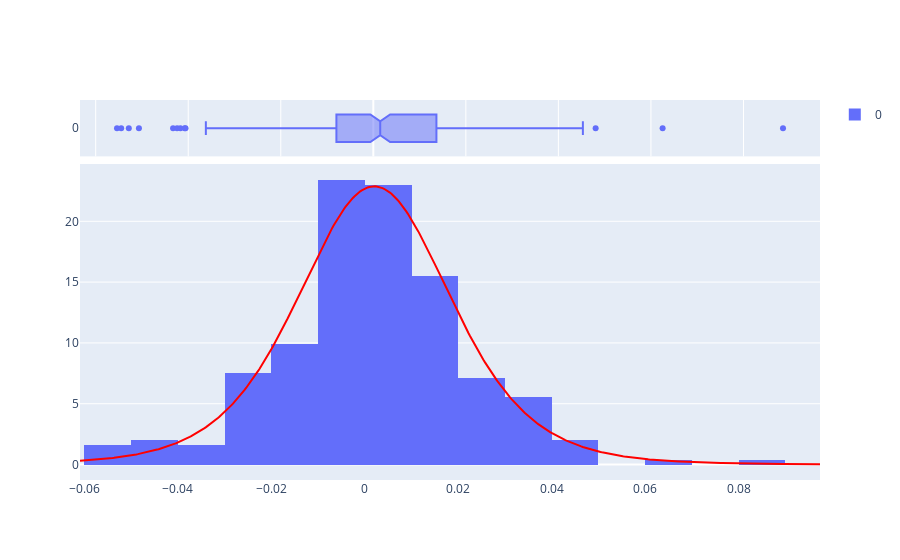

The notebook cell saved with this chart:
### Code cell
dist1 = sp.stats.t
res1 = sp.stats.fit(dist1, dr, bounds = [(0,len(dr)),(-0.1,0.1), (0,0.1)])
dist2 = sp.stats.norm
res2 = sp.stats.fit(dist2, dr, bounds = [(-0.1,0.1), (0,0.1)])
res = res1
print(res)
print(res.nllf())

fig1 = px.histogram(dr, nbins=20, marginal="box", histnorm="probability density")
fig2 = px.line(x=np.linspace(np.min(dr)*1.1, np.max(dr)*1.1, 500), y=dist.pdf(np.linspace(np.min(dr)*1.1, np.max(dr)*1.1, 500), *res.params))
fig2.update_traces(line_color='red')

fig = make_subplots(rows=2, cols=1, shared_yaxes='all', specs=[[{'type': 'box'}], [{'type': 'histogram'}]])

fig.add_trace(go.Box(fig1.data[1]), row=1, col=1)
fig.add_trace(go.Histogram(fig1.data[0]), row=2, col=1)
fig.add_trace(go.Scatter(fig2.data[0]), secondary_y=False, row=2, col=1)

fig.update_layout(yaxis=dict(domain=[0.8516, 1.0]),
                  yaxis2=dict(domain=[0.0, 0.8316],),
                  xaxis=dict(showticklabels=False),                  
                 )

fig.show()

### Figure 1 — Plotly figure (JSON) as saved in the notebook; plotly's stock layout.template omitted (floating-point values rounded to 4 significant figures; data arrays with more than 128 entries replaced by an {"elided": "..."} marker saying what was removed)
{"data": [{"alignmentgroup": "True", "hovertemplate": "variable=0<br>value=%{x}<extra></extra>", "legendgroup": "0", "marker": {"color": "#636efa"}, "name": "0", "notched": true, "offsetgroup": "0", "showlegend": false, "type": "box", "x": {"elided": "252 float values"}, "xaxis": "x", "yaxis": "y"}, {"alignmentgroup": "True", "bingroup": "x", "histnorm": "probability density", "hovertemplate": "variable=0<br>value=%{x}<br>probability density=%{y}<extra></extra>", "legendgroup": "0", "marker": {"color": "#636efa", "pattern": {"shape": ""}}, "name": "0", "nbinsx": 20, "offsetgroup": "0", "orientation": "v", "showlegend": true, "type": "histogram", "x": {"elided": "252 float values"}, "xaxis": "x2", "yaxis": "y2"}, {"hovertemplate": "x=%{x}<br>y=%{y}<extra></extra>", "legendgroup": "", "line": {"color": "red", "dash": "solid"}, "marker": {"symbol": "circle"}, "mode": "lines", "name": "", "orientation": "v", "showlegend": false, "type": "scatter", "x": {"elided": "500 float values"}, "xaxis": "x2", "y": {"elided": "500 float values"}, "yaxis": "y2"}], "layout": {"xaxis": {"anchor": "y", "domain": [0, 1], "showticklabels": false}, "xaxis2": {"anchor": "y2", "domain": [0, 1]}, "yaxis": {"anchor": "x", "domain": [0.8516, 1], "matches": "y2"}, "yaxis2": {"anchor": "x2", "domain": [0, 0.8316]}}}
